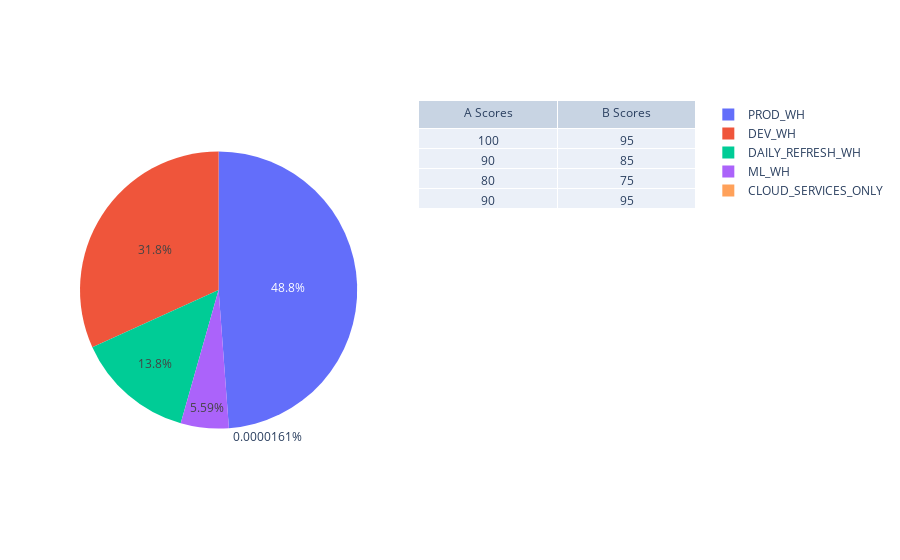

Notebook code cell kept with this figure:
### Code cell
fig = make_subplots(
    rows=1, cols=2,
    specs=[[{"type": "pie"}, {"type": "table"}]]
)
# fig = go.Figure()
fig.add_trace(go.Pie(labels=df['WAREHOUSE_NAME'].tolist(), values=df['CREDITS_USED_COMPUTE_SUM'].tolist()),row=1, col=1)
fig.add_trace(go.Table(header=dict(values=['A Scores', 'B Scores']),
                 cells=dict(values=[[100, 90, 80, 90], [95, 85, 75, 95]])),row=1, col=2)
fig.show()
# display(tabulate(df, headers = 'keys', tablefmt = 'html', showindex="never"))
# fig = px.pie(df, values='CREDITS_USED_COMPUTE_SUM', names='WAREHOUSE_NAME', title='Credits Used by Type')

### Figure 1 — Plotly figure (JSON) as saved in the notebook; plotly's stock layout.template omitted (floating-point values rounded to 4 significant figures)
{"data": [{"domain": {"x": [0, 0.45], "y": [0, 1]}, "labels": ["PROD_WH", "ML_WH", "DEV_WH", "DAILY_REFRESH_WH", "CLOUD_SERVICES_ONLY"], "type": "pie", "values": [612.8, 70.2, 398.8, 173.6, 0.0002019]}, {"cells": {"values": [[100, 90, 80, 90], [95, 85, 75, 95]]}, "domain": {"x": [0.55, 1], "y": [0, 1]}, "header": {"values": ["A Scores", "B Scores"]}, "type": "table"}], "layout": {}}
